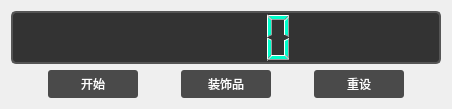
<?xml version="1.0" encoding="UTF-8"?>
<ui version="4.0">
 <class>TimerWidget</class>
 <widget class="QWidget" name="TimerWidget">
  <property name="geometry">
   <rect>
    <x>0</x>
    <y>0</y>
    <width>452</width>
    <height>109</height>
   </rect>
  </property>
  <property name="windowTitle">
   <string>TimerWidget</string>
  </property>
  <layout class="QVBoxLayout" name="verticalLayout" stretch="3,1">
   <item>
    <widget class="QLCDNumber" name="lcdDisplay">
     <property name="styleSheet">
      <string notr="true">QLCDNumber {
    background-color: #333333;  /* 背景 */
    color: #00FFCC;            /* 数字 */
    border: 2px solid #555555;
    border-radius: 5px;
}</string>
     </property>
    </widget>
   </item>
   <item>
    <layout class="QHBoxLayout" name="horizontalLayout">
     <item>
      <spacer name="horizontalSpacer">
       <property name="orientation">
        <enum>Qt::Horizontal</enum>
       </property>
       <property name="sizeHint" stdset="0">
        <size>
         <width>40</width>
         <height>20</height>
        </size>
       </property>
      </spacer>
     </item>
     <item>
      <widget class="QPushButton" name="startButton">
       <property name="styleSheet">
        <string notr="true">QPushButton {
    min-width: 80px;
    padding: 5px;
    background-color: #4A4A4A;
    color: white;
    border: none;
    border-radius: 3px;
}
QPushButton:hover {
    background-color: #5A5A5A;
}
QPushButton:checked {
    background-color: #0078D4;  /* 选中状态颜色 */
}</string>
       </property>
       <property name="text">
        <string>开始</string>
       </property>
       <property name="checkable">
        <bool>true</bool>
       </property>
       <property name="autoExclusive">
        <bool>true</bool>
       </property>
      </widget>
     </item>
     <item>
      <spacer name="horizontalSpacer_2">
       <property name="orientation">
        <enum>Qt::Horizontal</enum>
       </property>
       <property name="sizeHint" stdset="0">
        <size>
         <width>40</width>
         <height>20</height>
        </size>
       </property>
      </spacer>
     </item>
     <item>
      <widget class="QPushButton" name="pauseButton">
       <property name="styleSheet">
        <string notr="true">QPushButton {
    min-width: 80px;
    padding: 5px;
    background-color: #4A4A4A;
    color: white;
    border: none;
    border-radius: 3px;
}
QPushButton:hover {
    background-color: #5A5A5A;
}
QPushButton:checked {
    background-color: #0078D4;  /* 选中状态颜色 */
}</string>
       </property>
       <property name="text">
        <string>装饰品</string>
       </property>
      </widget>
     </item>
     <item>
      <spacer name="horizontalSpacer_3">
       <property name="orientation">
        <enum>Qt::Horizontal</enum>
       </property>
       <property name="sizeHint" stdset="0">
        <size>
         <width>40</width>
         <height>20</height>
        </size>
       </property>
      </spacer>
     </item>
     <item>
      <widget class="QPushButton" name="resetButton">
       <property name="styleSheet">
        <string notr="true">QPushButton {
    min-width: 80px;
    padding: 5px;
    background-color: #4A4A4A;
    color: white;
    border: none;
    border-radius: 3px;
}
QPushButton:hover {
    background-color: #5A5A5A;
}
QPushButton:checked {
    background-color: #0078D4;  /* 选中状态颜色 */
}</string>
       </property>
       <property name="text">
        <string>重设</string>
       </property>
      </widget>
     </item>
     <item>
      <spacer name="horizontalSpacer_4">
       <property name="orientation">
        <enum>Qt::Horizontal</enum>
       </property>
       <property name="sizeHint" stdset="0">
        <size>
         <width>40</width>
         <height>20</height>
        </size>
       </property>
      </spacer>
     </item>
    </layout>
   </item>
  </layout>
 </widget>
 <resources/>
 <connections>
  <connection>
   <sender>startButton</sender>
   <signal>clicked()</signal>
   <receiver>TimerWidget</receiver>
   <slot>startButton_clicked()</slot>
   <hints>
    <hint type="sourcelabel">
     <x>100</x>
     <y>84</y>
    </hint>
    <hint type="destinationlabel">
     <x>453</x>
     <y>248</y>
    </hint>
   </hints>
  </connection>
  <connection>
   <sender>resetButton</sender>
   <signal>clicked()</signal>
   <receiver>TimerWidget</receiver>
   <slot>resetButton_clicked()</slot>
   <hints>
    <hint type="sourcelabel">
     <x>371</x>
     <y>86</y>
    </hint>
    <hint type="destinationlabel">
     <x>598</x>
     <y>232</y>
    </hint>
   </hints>
  </connection>
  <connection>
   <sender>pauseButton</sender>
   <signal>clicked()</signal>
   <receiver>TimerWidget</receiver>
   <slot>pauseButton_clicked()</slot>
   <hints>
    <hint type="sourcelabel">
     <x>240</x>
     <y>88</y>
    </hint>
    <hint type="destinationlabel">
     <x>526</x>
     <y>276</y>
    </hint>
   </hints>
  </connection>
 </connections>
 <slots>
  <slot>startButton_clicked()</slot>
  <slot>pauseButton_clicked()</slot>
  <slot>resetButton_clicked()</slot>
 </slots>
</ui>
